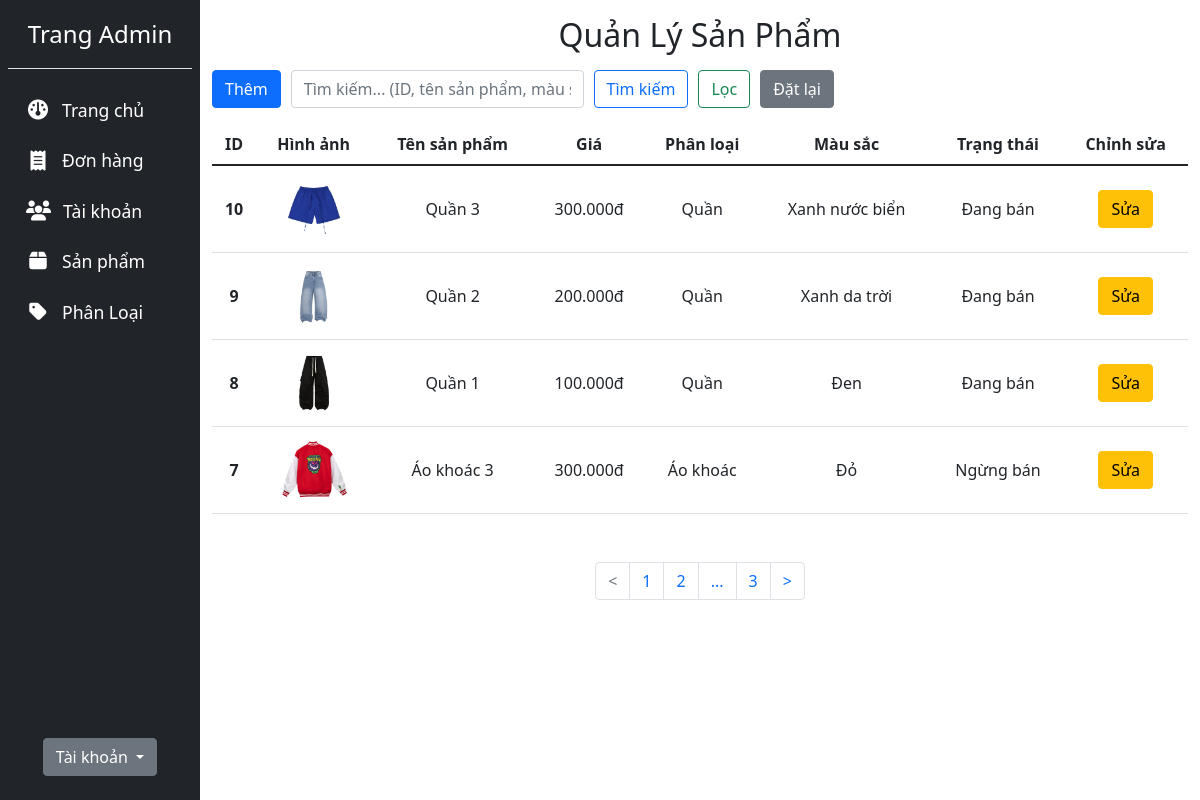
The page /admin/products.php (signed in) on the database its author committed.
### tables this page shows
CREATE TABLE `products` (
  `product_id` int(11) NOT NULL,
  `product_name` varchar(255) NOT NULL,
  `category_id` int(11) NOT NULL,
  `product_description` varchar(1000) NOT NULL,
  `product_image` varchar(255) NOT NULL,
  `product_image2` varchar(255) NOT NULL,
  `product_image3` varchar(255) NOT NULL,
  `product_image4` varchar(255) NOT NULL,
  `product_price` decimal(12,2) NOT NULL,
  `product_color` varchar(100) NOT NULL,
  `product_status` varchar(255) NOT NULL DEFAULT 'Đang bán'
);

CREATE TABLE `categories` (
  `category_id` int(11) NOT NULL,
  `category_name` varchar(255) NOT NULL
);

### admin/products.php (the view, shortened to what this page needs)
<?php
include '../server/connection.php';
$search = $_GET['search'] ?? '';
$category = $_GET['category'] ?? '';
$minPrice = $_GET['minPrice'] ?? '';
$maxPrice = $_GET['maxPrice'] ?? '';
$sortedBy = $_GET['sortedBy'] ?? '';
$page = isset($_GET['page']) && is_numeric($_GET['page']) ? (int)$_GET['page'] : 1;
$records_per_page = 4;
$offset = ($page - 1) * $records_per_page;
$base_query_string = "search=" . urlencode($search)
  . "&category=" . urlencode($category)
  . "&minPrice=" . urlencode($minPrice)
  . "&maxPrice=" . urlencode($maxPrice)
  . "&sortedBy=" . urlencode($sortedBy)
  . "&search_btn=1";
if (isset($_GET['search_btn'])) {
  $baseQuery = "FROM products WHERE 1=1";
  $params = [];
  $types = "";
  if (!empty($search)) {
    $baseQuery .= " AND (product_id LIKE ? OR product_name LIKE ? OR product_color LIKE ?)";
    $params[] = '%' . $search . '%';
    $params[] = '%' . $search . '%';
    $params[] = '%' . $search . '%';
    $types .= 'sss';
  }
  if (!empty($category) && $category !== 'Tất cả') {
    $baseQuery .= " AND products.category_id = ?";
    $params[] = $category;
    $types .= "s";
  }
  if (!empty($minPrice)) {
    $baseQuery .= " AND product_price >= ?";
    $params[] = (int)$minPrice;
    $types .= 'i';
  }
  if (!empty($maxPrice)) {
    $baseQuery .= " AND product_price <= ?";
    $params[] = (int)$maxPrice;
    $types .= 'i';
  }
  if ($sortedBy === 'Đang bán' || $sortedBy === 'Ngừng bán') {
    $baseQuery .= " AND product_status = ?";
    $params[] = $sortedBy;
    $types .= 's';
  }
  $countQuery = "SELECT COUNT(*) " . $baseQuery;
  $stmt_count = $conn->prepare($countQuery);
  if (!empty($params)) {
    $stmt_count->bind_param($types, ...$params);
  }
  $stmt_count->execute();
  $stmt_count->bind_result($total_records);
  $stmt_count->fetch();
  $stmt_count->close();
  $total_no_of_pages = ceil($total_records / $records_per_page);
  $query = "SELECT products.*, categories.category_name " .
    "FROM products INNER JOIN categories ON products.category_id = categories.category_id " .
    substr($baseQuery, strlen("FROM products"));
  if ($sortedBy === 'Giá thấp đến cao') {
    $query .= " ORDER BY product_price ASC";
  } elseif ($sortedBy === 'Giá cao đến thấp') {
    $query .= " ORDER BY product_price DESC";
  } else {
    $query .= " ORDER BY product_id DESC";
  }
  $query .= " LIMIT ?, ?";
  $params[] = $offset;
  $params[] = $records_per_page;
  $types .= "ii";
  $stmt = $conn->prepare($query);
  $stmt->bind_param($types, ...$params);
  $stmt->execute();
  $products = $stmt->get_result();
} else {
  $stmt1 = $conn->prepare("SELECT COUNT(*) AS total_records FROM products");
  $stmt1->execute();
  $stmt1->bind_result($total_records);
  $total_no_of_pages = ceil($total_records / $records_per_page);
  $stmt2 = $conn->prepare("SELECT products.*, categories.category_name
                           FROM products
                           INNER JOIN categories
                           ON products.category_id=categories.category_id
                           ORDER BY products.product_id DESC
                           LIMIT $offset, $records_per_page");
  $stmt2->execute();
  $products = $stmt2->get_result();
}
?>
<!DOCTYPE html>
<html lang="en">
<head>
  <link href="https://cdn.jsdelivr.net/npm/bootstrap@5.1.3/dist/css/bootstrap.min.css" rel="stylesheet"
>
  <link rel="stylesheet" href="../admin/assets/css/style.css">
</head>
<body>
  <div class="container-fluid">
    <div class="row flex-nowrap">
      <?php include '../admin/layouts/sidebar.php'; ?>
      <div class="col py-3">
        <h2 class="text-center mb-3">Quản Lý Sản Phẩm</h2>
        <form id="searchForm" action="products.php" method="get">
          <div class="mb-3" id="searchContainer">
            <a class="btn btn-primary" href="add_product.php">Thêm</a>
            <input type="text" name="search" class="form-control" style="width: 30%;" placeholder="Tìm kiếm... (ID, tên sản phẩm, màu sắc)" value="<?php if (isset($_GET['search'])) echo $_GET['search']; ?>">
            <input type="submit" value="Tìm kiếm" name="search_btn" class="btn btn-outline-primary">
            <input type="button" value="Lọc" id="filterToggleBtn" name="filter_btn" class="btn btn-outline-success">
            <a href="products.php" class="btn btn-secondary">Đặt lại</a>
          </div>
        </form>
        <?php if ($total_no_of_pages > 0) { ?>
          <table class="table text-center">
            <thead>
              <tr>
                <th scope="col">ID</th>
                <th scope="col">Hình ảnh</th>
                <th scope="col">Tên sản phẩm</th>
                <th scope="col">Giá</th>
                <th scope="col">Phân loại</th>
                <th scope="col">Màu sắc</th>
                <th scope="col">Trạng thái</th>
                <th scope="col">Chỉnh sửa</th>
              </tr>
            </thead>
            <tbody>
              <?php foreach ($products as $product) { ?>
                <tr class="align-middle">
                  <th scope="row"><?php echo $product['product_id']; ?></th>
                  <td><img src="<?php echo $product['product_image']; ?>" style="width: 70px; height: 70px;"></td>
                  <td><?php echo $product['product_name']; ?></td>
                  <td><?php echo number_format($product['product_price'], 0, ',', '.'); ?>đ</td>
                  <td><?php echo $product['category_name']; ?></td>
                  <td><?php echo $product['product_color']; ?></td>
                  <td><?php echo $product['product_status']; ?></td>
                  <td>
                    <a class="btn btn-warning" href="edit_product.php?product_id=<?php echo $product['product_id']; ?>">
                      Sửa
                    </a>
                  </td>
                </tr>
              <?php } ?>
            </tbody>
          </table>
          <nav aria-label="Page Navigation Example">
            <ul class="pagination mt-5 justify-content-center">
              <li class="page-item <?php if ($page <= 1) {
                                      echo "disabled";
                                    } ?>">
                <a class="page-link" href="<?php if ($page <= 1) {
                                              echo "#";
                                            } else {
                                              echo "?" . $base_query_string . "&page=" . ($page - 1);
                                            } ?>"><</a>
              </li>
              <?php if ($total_no_of_pages >= 3) { ?>
                <li class="page-item">
                  <a class="page-link" href="?<?php echo $base_query_string; ?>&page=1">1</a>
                </li>
                <li class="page-item">
                  <a class="page-link" href="?<?php echo $base_query_string; ?>&page=2">2</a>
                </li>
                <li class="page-item">
                  <a class="page-link" href="#">...</a>
                </li>
                <li class="page-item">
                  <a class="page-link" href="?<?php echo $base_query_string; ?>&page=<?php echo $total_no_of_pages; ?>"><?php echo $total_no_of_pages; ?></a>
                </li>
              <?php } elseif ($total_no_of_pages == 1) { ?>
                <li class="page-item">
                  <a class="page-link" href="?<?php echo $base_query_string; ?>&page=1">1</a>
                </li>
              <?php } ?>
              <li class="page-item <?php if ($page >= $total_no_of_pages) {
                                      echo "disabled";
                                    } ?>">
                <a class="page-link" href="<?php if ($page >= $total_no_of_pages) {
                                              echo "#";
                                            } else {
                                              echo "?" . $base_query_string . "&page=" . ($page + 1);
                                            } ?>">></a>
              </li>
            </ul>
          </nav>
        <?php } else { ?>
          <p>Không tìm thấy kết quả</p>
        <?php } ?>
      </div>
    </div>
  </div>
</body>
</html>

### admin/assets/css/style.css (style rules this page uses)
#searchContainer { display: flex; align-items: center; gap: 10px; }

### rows shown on the page
products: product_id "10", product_image (picture), product_name "Quần 3", product_price "300.000", category.category_name "Quần", product_color "Xanh nước biển", product_status "Đang bán"
products: product_id "9", product_image (picture), product_name "Quần 2", product_price "200.000", category.category_name "Quần", product_color "Xanh da trời", product_status "Đang bán"
products: product_id "8", product_image (picture), product_name "Quần 1", product_price "100.000", category.category_name "Quần", product_color "Đen", product_status "Đang bán"
products: product_id "7", product_image (picture), product_name "Áo khoác 3", product_price "300.000", category.category_name "Áo khoác", product_color "Đỏ", product_status "Ngừng bán"

### other values the page prints
$total_no_of_pages "3"
